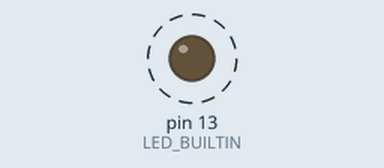
Recording of a program running on a simulated Arduino Uno, built with avr-gcc and run on an emulated ATmega328P. Shown: output pins drawn as LEDs (lit = HIGH). Dashed ring = blinking. What the program prints to the serial monitor is not drawn.

Above: at 0.34 s.
Timing chart, 0 to 3.3 s (numbered marks = the images above):
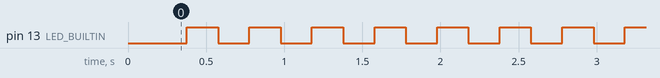

The program:

main.cpp
```cpp
#include <Arduino.h>
#include <passageDeParametres2.h>
#include <Flasher.h>
#include <MorseDEL.h>
#include <Morse.h>
#include <MorseSerie.h>

Flasher flasher(LED_BUILTIN, 500);

void setup()
{
  // put your setup code here, to run once:

  // Serial.end();
  // Serial.begin(9600);
  // int valeur1 = 42;
  // int *val_r = &valeur1;
  // int valeur2 = 13;
  // int *val_p = &valeur2;
  // Serial.println("Avant appel à la fonction passageDeParametres1(valeur1,valeur2);");
  // Serial.println("int *&valeur1 (int ** : 0x" + String((uint16_t)(&val_r), HEX) + ") adresse : 0x" + String((uint16_t)val_r, HEX) + " = " + String(*val_r));
  // Serial.println("int **valeur2 (int ** : 0x" + String((uint16_t)(&val_p), HEX) + ") adresse : 0x" + String((uint16_t)val_p, HEX) + " = " + String(*val_p));
  // Serial.println("Appel de passageDeParametres2(*&valeur1,**valeur2);");
  // passageDeParametres2(val_r, &val_p);
  Flasher flasherDuSetup(LED_BUILTIN, 200);
  flasher = flasherDuSetup;
  Serial.println("Flasher (p_flasher : 0x" + String((uint16_t)(&flasher), HEX) + ") = " + String((uint16_t)(&flasher), HEX));
  Serial.println("Flasher (p_flasherDuSetup : 0x" + String((uint16_t)(&flasherDuSetup), HEX) + ") = " + String((uint16_t)(&flasherDuSetup), HEX));
  // passageDeParametresCopie2(flasher);
  // passageDeParametresCopie2(flasherDuSetup);
  // passageDeParametresReference2(flasher);
  // passageDeParametresReference2(flasherDuSetup);
  passageDeParametresPointeur2(&flasher);
  passageDeParametresPointeur2(&flasherDuSetup);
  Morse *morse;
  MorseSerie morseSerie(100);
  morse = &morseSerie;
}

void loop()
{
  // put your main code here, to run repeatedly:
  flasher.FaireClignoter(1);
}
```

DEL.h
```cpp
#pragma once
class DEL
{
private:
    int m_pinDEL;

public:
    DEL(const int &p_pinDEL);
    void allumer() const;
    void eteindre() const;
};
```

Flasher.h
```cpp
#pragma once
#include "DEL.h"
class Flasher
{
private:
    DEL m_DEL;
    int m_dureeAllumeeEteinte;

public:
    Flasher(DEL p_DEL, int p_dureeAllumeeEteinte);
    void FaireClignoter(int p_nombreCycles);
    // constructeur par copie
    Flasher(const Flasher &p_aCopier);

    // opérateur d'affectation
    Flasher &operator=(const Flasher &p_source);
};
```

Morse.h
```cpp
#pragma once
class Morse
{
private:
    int m_dureePoint;

public:
    Morse(const int &p_dureePoint);
    virtual void afficherPoint() const = 0;
    virtual void afficherTrait() const = 0;
    virtual void afficherSOS() const;
    virtual int getDureePoint() const;
};
```

MorseDEL.h
```cpp
#pragma once
#include <Arduino.h>
#include <Morse.h>
class MorseDEL : public Morse
{
private:
    int m_pinDEL;

public:
    MorseDEL(const int &p_dureepoint, const int &p_pinDel);
    void afficherPoint() const;
    void afficherTrait() const;
};
```

MorseSerie.h
```cpp
#pragma once
#include <Morse.h>
class MorseSerie : public Morse
{

public:
    MorseSerie(const int &p_dureePoint);
    MorseSerie &operatornew(const MorseSerie &p_source);
    void afficherPoint() const;
    void afficherTrait() const;
};
```

passageDeParametres1.h
```cpp
#pragma once
#include <Flasher.h>
void passageDeParametres1(int p_v1, int &p_r1, int *p_p1);
void passageDeParametresCopie1(Flasher p_flasher);
void passageDeParametresReference1(Flasher &p_flasher);
void passageDeParametresPointeur1(Flasher *p_flasher);
```

passageDeParametres2.h
```cpp
#pragma once
#include <Flasher.h>
void passageDeParametres2(int *&p_rp, int **p_pp);
void passageDeParametresCopie2(Flasher p_flasher);
void passageDeParametresReference2(Flasher &p_flasher);
void passageDeParametresPointeur2(Flasher *p_flasher);
```

DEL.cpp
```cpp
#include <Arduino.h>
#include "DEL.h"
DEL::DEL(const int &p_pinDel)
    : m_pinDEL(p_pinDel)
{
    Serial.end();
    Serial.begin(9600);
    Serial.println("Flasher::Flasher(int,int) (0x" + String((uint16_t)this, HEX) + ")");
    pinMode(this->m_pinDEL, OUTPUT);
    digitalWrite(this->m_pinDEL, LOW);
}

void DEL::allumer() const
{
    pinMode(this->m_pinDEL, OUTPUT);
    digitalWrite(this->m_pinDEL, HIGH);
}

void DEL::eteindre() const
{
    pinMode(this->m_pinDEL, OUTPUT);
    digitalWrite(this->m_pinDEL, LOW);
}
```

Flasher.cpp
```cpp
#include <Arduino.h>
#include "Flasher.h"
#include "DEL.h"
Flasher::Flasher(DEL p_del, int p_dureeAllumeeEteinte)
    : m_DEL(p_del),
      m_dureeAllumeeEteinte(p_dureeAllumeeEteinte)
{
    Serial.end();
    Serial.begin(9600);
    Serial.println("Flasher::Flasher(int,int) (0x" + String((uint16_t)this, HEX) + ")");
    this->m_DEL.eteindre();
}

// Constructeur par copie
Flasher::Flasher(const Flasher &p_aCopier)
    : m_DEL(p_aCopier.m_DEL),
      m_dureeAllumeeEteinte(p_aCopier.m_dureeAllumeeEteinte)
{
    Serial.println("Flasher::Flasher(const Flasher &) (0x" + String((uint16_t)this, HEX) + ")");
}

// Operateur d,affectation
Flasher &Flasher::operator=(const Flasher &p_source)
{
    Serial.println("Flasher &Flasher::operator=(const Flasher &) (0x" + String((uint16_t)this, HEX) + ")-source : (0x" + String((uint16_t)(&p_source), HEX) + ")");
    this->m_DEL = p_source.m_DEL;
    this->m_dureeAllumeeEteinte = p_source.m_dureeAllumeeEteinte;
    return *this;
}

void Flasher::FaireClignoter(int p_nombreCycles)
{
    Serial.println("void Flasher::FaireClignoter(int p_nombreCycles) (0x" + String((uint16_t)this, HEX) + ")");
    for (int numCycle = 0; numCycle < p_nombreCycles; ++numCycle)
    {
        this->m_DEL.allumer();
        delay(this->m_dureeAllumeeEteinte);
        this->m_DEL.eteindre();
        delay(this->m_dureeAllumeeEteinte);
    }
}
```

Morse.cpp
```cpp
#include <Arduino.h>
#include <Morse.h>
Morse::Morse(const int &p_dureePoint)
    : m_dureePoint(p_dureePoint)
{
}
void Morse::afficherPoint() const
{
    Serial.end();
    Serial.begin(9600);
    Serial.println(".");
}
void Morse::afficherTrait() const
{
    Serial.println("-");
}
void Morse::afficherSOS() const
{
    afficherPoint();
    afficherPoint();
    afficherPoint();
    afficherTrait();
    afficherTrait();
    afficherTrait();
    afficherPoint();
    afficherPoint();
    afficherPoint();
}
int Morse::getDureePoint() const
{
    return this->m_dureePoint;
};
```

MorseDEL.cpp
```cpp
#include <Arduino.h>
#include <DEL.h>
#include <MorseDEL.h>
MorseDEL::MorseDEL(const int &p_dureePoint, const int &_pindel) : Morse(p_dureePoint)
{
}
void MorseDEL::afficherPoint() const
{
    Serial.println(".");
}
void MorseDEL::afficherTrait() const
{
    Serial.println("-");
}
```

MorseSerie.cpp
```cpp
#include <Arduino.h>
#include <MorseSerie.h>
MorseSerie::MorseSerie(const int &p_dureePoint)
    : Morse(p_dureePoint)
{
}

void MorseSerie::afficherPoint() const
{
    Serial.println(".");
}
void MorseSerie::afficherTrait() const
{
    Serial.println("-");
}
```

passageDeParametres1.cpp
```cpp
#include <Arduino.h>
#include <passageDeParametres1.h>
#include <Flasher.h>
void passageDeParametres1(int p_v1, int &p_r1, int *p_p1)
{
    Serial.println("int p_v1 (int * : 0x" + String((uint16_t)(&p_v1), HEX) + ") = " + String(p_v1));
    Serial.println("int &p_v1 (int * : 0x" + String((uint16_t)(&p_r1), HEX) + ") = " + String(p_r1));
    Serial.println("int *p_p1 (int ** : 0x" + String((uint16_t)(&p_p1), HEX) + ") adresse : 0x" + String((uint16_t)p_p1, HEX) + " = " + String(*p_p1));
}
void passageDeParametresCopie1(Flasher p_flasher)
{
    Serial.println("Flasher (p_flasher : 0x" + String((uint16_t)(&p_flasher), HEX) + ") = " + String((uint16_t)(&p_flasher), HEX));
}
void passageDeParametresReference1(Flasher &p_flasher)
{
    Serial.println("Flasher (p_flasher : 0x" + String((uint16_t)(&p_flasher), HEX) + ") = " + String((uint16_t)(&p_flasher), HEX));
}
void passageDeParametresPointeur1(Flasher *p_flasher)
{
    Serial.println("Flasher (p_flasher : 0x" + String((uint16_t)(&p_flasher), HEX) + ") = " + String((uint16_t)(&p_flasher), HEX));
}
```

passageDeParametres2.cpp
```cpp
#include <Arduino.h>
#include <passageDeParametres2.h>
#include <Flasher.h>
void passageDeParametres2(int *&p_rp, int **p_pp)
{
    Serial.println("Apres appel à la fonction passageDeParametres1(valeur1,valeur2);");
    Serial.println("int p_rp (int * : 0x" + String((uint16_t)(&p_rp), HEX) + ") = " + String(*p_rp));
    Serial.println("int *&p_rp (int ** : 0x" + String((uint16_t)(&p_rp), HEX) + ") adresse : 0x" + String((uint16_t)p_rp, HEX) + " = " + String(*p_rp));
    Serial.println("int **p_pp (int ** : 0x" + String((uint16_t)(&p_pp), HEX) + ") adresse : 0x" + String((uint16_t)p_pp, HEX) + " = " + String(**p_pp));
}
void passageDeParametresCopie2(Flasher p_flasher)
{
    Serial.println("Flasher (p_flasher : 0x" + String((uint16_t)(&p_flasher), HEX) + ") = " + String((uint16_t)(&p_flasher), HEX));
}
void passageDeParametresReference2(Flasher &p_flasher)
{
    Serial.println("Flasher (p_flasher : 0x" + String((uint16_t)(&p_flasher), HEX) + ") = " + String((uint16_t)(&p_flasher), HEX));
}
void passageDeParametresPointeur2(Flasher *p_flasher)
{
    Serial.println("Flasher (p_flasher : 0x" + String((uint16_t)(&p_flasher), HEX) + ") = " + String((uint16_t)(&p_flasher), HEX));
}
```

Measured:
- by itself, pin 13 (LED_BUILTIN): alternates HIGH for 0.20 s and LOW for 0.20 s
